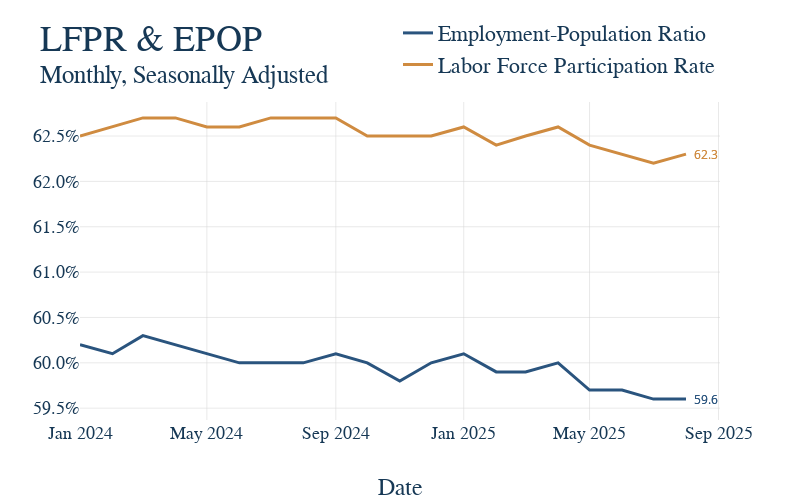

This figure's notebook cell:
### Markdown cell above
5. Now that all our data is ready, make the graph and have it save itself as a .html file to graph_output whenver the notebooks is rerun. The name of the file should exactly match the notebook name. For instance, this file "example.ipynb" produces the graph "example.html." Nice work, you made a graph!

### Code cell
# First make the figure
fig = go.Figure()

for col in joined_df.columns:
    fig.add_trace(
        go.Scatter(
            x=joined_df.index,
            y=joined_df[col],
            mode='lines',
            name=col
        )
    )

ut.add_end_labels(fig = fig)



# Update the titles, using the html tage <sup> for a subtitle 
fig.update_layout(
    title = dict(text = "LFPR & EPOP<br><sup>Monthly, Seasonally Adjusted </sup>"),
    xaxis_title="Date",
    yaxis_title="",
    legend=dict(orientation="v"),
    width=800,
    height=500
)



# This is graph specific, but here we want the y-axis to be percent signs 
fig.update_yaxes(
    tickformat=".1f",
    ticksuffix="%"
)

# Again, graph specific, we have a mutliyear series and want tick marks to be years
fig.update_xaxes(
    type='date',
    dtick="M4",
)


ut.add_end_labels(fig = fig)

# Show our figure (Dimensions may be off on different screen sizes)
fig.show()

# This should be the same for EVERY GRAPH!
# Save it to the graph_output folder with the name matching the file, as HTML
fig.write_html(GRAPH_OUTPUT_PATH / f"{GRAPH_NAME}.html")

### Figure 1 — Plotly figure (JSON) as saved in the notebook; plotly's stock layout.template omitted (floating-point values rounded to 4 significant figures)
{"data": [{"mode": "lines", "name": "Employment-Population Ratio", "type": "scatter", "x": ["2024-01-01T00:00:00", "2024-02-01T00:00:00", "2024-03-01T00:00:00", "2024-04-01T00:00:00", "2024-05-01T00:00:00", "2024-06-01T00:00:00", "2024-07-01T00:00:00", "2024-08-01T00:00:00", "2024-09-01T00:00:00", "2024-10-01T00:00:00", "2024-11-01T00:00:00", "2024-12-01T00:00:00", "2025-01-01T00:00:00", "2025-02-01T00:00:00", "2025-03-01T00:00:00", "2025-04-01T00:00:00", "2025-05-01T00:00:00", "2025-06-01T00:00:00", "2025-07-01T00:00:00", "2025-08-01T00:00:00"], "y": [60.2, 60.1, 60.3, 60.2, 60.1, 60.0, 60.0, 60.0, 60.1, 60.0, 59.8, 60.0, 60.1, 59.9, 59.9, 60.0, 59.7, 59.7, 59.6, 59.6]}, {"mode": "lines", "name": "Labor Force Participation Rate", "type": "scatter", "x": ["2024-01-01T00:00:00", "2024-02-01T00:00:00", "2024-03-01T00:00:00", "2024-04-01T00:00:00", "2024-05-01T00:00:00", "2024-06-01T00:00:00", "2024-07-01T00:00:00", "2024-08-01T00:00:00", "2024-09-01T00:00:00", "2024-10-01T00:00:00", "2024-11-01T00:00:00", "2024-12-01T00:00:00", "2025-01-01T00:00:00", "2025-02-01T00:00:00", "2025-03-01T00:00:00", "2025-04-01T00:00:00", "2025-05-01T00:00:00", "2025-06-01T00:00:00", "2025-07-01T00:00:00", "2025-08-01T00:00:00"], "y": [62.5, 62.6, 62.7, 62.7, 62.6, 62.6, 62.7, 62.7, 62.7, 62.5, 62.5, 62.5, 62.6, 62.4, 62.5, 62.6, 62.4, 62.3, 62.2, 62.3]}, {"hoverinfo": "skip", "marker": {"color": "#2A547E", "size": 8, "symbol": "circle"}, "mode": "markers", "showlegend": false, "type": "scatter", "x": [1754006400000000000], "y": [59.6], "zorder": 3}, {"hoverinfo": "skip", "marker": {"color": "#CF8B40", "size": 8, "symbol": "circle"}, "mode": "markers", "showlegend": false, "type": "scatter", "x": [1754006400000000000], "y": [62.3], "zorder": 3}, {"hoverinfo": "skip", "marker": {"color": "#2A547E", "size": 8, "symbol": "circle"}, "mode": "markers", "showlegend": false, "type": "scatter", "x": [1754006400000000000], "y": [59.6], "zorder": 3}, {"hoverinfo": "skip", "marker": {"color": "#CF8B40", "size": 8, "symbol": "circle"}, "mode": "markers", "showlegend": false, "type": "scatter", "x": [1754006400000000000], "y": [62.3], "zorder": 3}], "layout": {"annotations": [{"font": {"color": "#2A547E"}, "showarrow": false, "text": "59.6", "x": "2025-08-01T00:00:00", "xanchor": "left", "xshift": 6, "y": 59.6, "yanchor": "middle"}, {"font": {"color": "#CF8B40"}, "showarrow": false, "text": "62.3", "x": "2025-08-01T00:00:00", "xanchor": "left", "xshift": 6, "y": 62.3, "yanchor": "middle"}, {"font": {"color": "#2A547E"}, "showarrow": false, "text": "59.6", "x": "2025-08-01T00:00:00", "xanchor": "left", "xshift": 6, "y": 59.6, "yanchor": "middle"}, {"font": {"color": "#CF8B40"}, "showarrow": false, "text": "62.3", "x": "2025-08-01T00:00:00", "xanchor": "left", "xshift": 6, "y": 62.3, "yanchor": "middle"}], "height": 500, "legend": {"orientation": "v"}, "title": {"text": "LFPR & EPOP<br><sup>Monthly, Seasonally Adjusted </sup>"}, "width": 800, "xaxis": {"dtick": "M4", "title": {"text": "Date"}, "type": "date"}, "yaxis": {"tickformat": ".1f", "ticksuffix": "%", "title": {"text": ""}}}}
